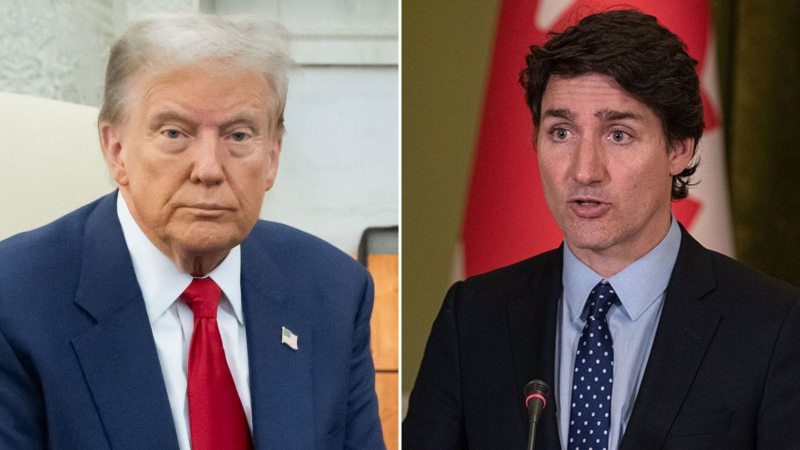
#> input picture server/tests/20241129-trump-trudeau.jpg, 1600 x 900 px (shown at 1/2 size); its folder holds only this picture in this run
$ python -i utils.py   (imports and definitions only)
#> lines starting #> are read from the running program, lines starting #| are printed output that depends on the picture
import cv2
import json
import numpy as np
import base64
import pywt
import joblib

# Globals
__label_name_to_num = {}
__label_num_to_name = {}
__model = None

# Load our model and label dict
def load_artifacts():
    global __label_name_to_num
    global __label_num_to_name
    global __model

    with open('./artifacts/class_dict.json', 'r') as f:
        __label_name_to_num = json.load(f)
        __label_num_to_name = {val:key for key, val in __label_name_to_num.items()}

    if __model is None:
        with open('./artifacts/model.pkl', 'rb') as f:
            __model = joblib.load(f)

# get important features from the image
def wav_transform(image, mode='haar', level=1):
    im_array = image

    im_array = cv2.cvtColor(im_array, cv2.COLOR_BGR2GRAY)
    im_array = np.float32(im_array)
    im_array /= 255

    # get coefficients
    coeffs = pywt.wavedec2(im_array, mode, level=level)

    coeffs_h = list(coeffs)
    coeffs_h[0] *= 0

    # construct
    im_array_h = pywt.waverec2(coeffs_h, mode)
    im_array_h *= 255
    im_array_h = np.uint8(im_array_h)

    return im_array_h

# get the decoded version of the image
def get_cv2_img_from_b64(img_b64):
    encoded = img_b64.split(',')[1]
    np_arr = np.frombuffer(base64.b64decode(encoded), np.uint8)
    img = cv2.imdecode(np_arr, cv2.IMREAD_COLOR)
    return img

# get the cropper image if possible
def get_cropped_img(img_b64, img_path):
    face_cascade = cv2.CascadeClassifier('./cascades/haarcascade_frontalface_default.xml')
    eye_cascade = cv2.CascadeClassifier('./cascades/haarcascade_eye.xml')

    # check if a file path or a base 64 encoded text was given
    if img_path:
        img = cv2.imread(img_path)
    else:
        img = get_cv2_img_from_b64(img_b64)

    # detect the faces
    gray = cv2.cvtColor(img, cv2.COLOR_BGR2GRAY)
    faces = face_cascade.detectMultiScale(gray, 1.3, 5)

    cropped = []

    # Add the face to the cropped list if both eyes are visible
    for x, y, w, h in faces:
        face_img = cv2.rectangle(img, (x, y), (x + w, y + h), (255, 0, 0,), 2)
        roi_gray = gray[y:y + h, x:x + w]
        roi_color = face_img[y:y + h, x:x + w]
        eyes = eye_cascade.detectMultiScale(roi_gray)

        if len(eyes) >= 2:
            cropped.append(roi_color)

    return cropped

# classify the image
def classify_image(img_b64, img_path=None):
    imgs = get_cropped_img(img_b64, img_path)
    res = []

    # loop through all cropped faces
    for img in imgs:
        img_har = wav_transform(img, 'db1', 5)

        # Resize the raw image and haar feature image
        raw_img_scaled = cv2.resize(img, (32, 32))
        img_har_scaled = cv2.resize(img_har, (32, 32))

        # stack the 2 images on top of one another
        combined_img = np.vstack((raw_img_scaled.reshape(32 * 32 * 3, 1), img_har_scaled.reshape(32 * 32, 1)))
        combined_img = combined_img.reshape(1, 4096).astype(float)

        # Add models predictions to list
        res.append({
            'label': __label_num_to_name[__model.predict(combined_img)[0]],
            'label_probability': np.round(__model.predict_proba(combined_img) * 100, 2).tolist()[0],
            'label_dict': __label_name_to_num
        })

    return res

>>> import cv2
>>> picture = cv2.imread('tests/20241129-trump-trudeau.jpg', cv2.IMREAD_GRAYSCALE)
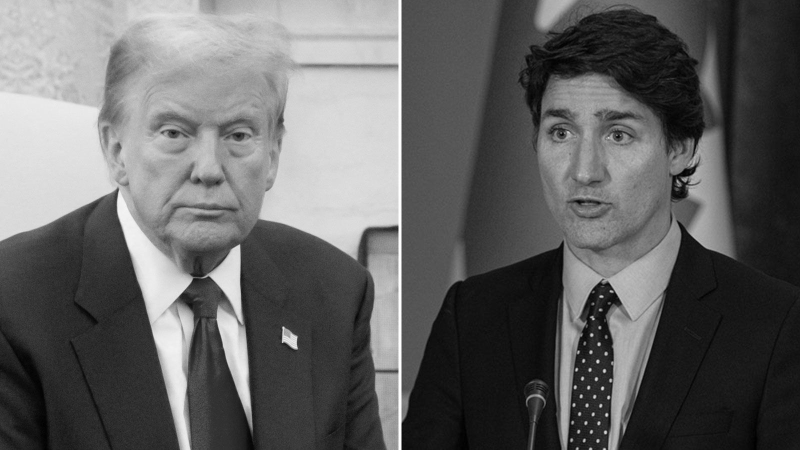
#> picture: shape (900, 1600) (shown at 1/2 size); min 0, max 255, mean 98.7
#> (the run stopped early here; a loop or call above may not have finished)

$ run again, on server/tests/240_F_484873483_hg1ofIdXbMha5lKEDG3hJBrwKh1oikTq.jpg
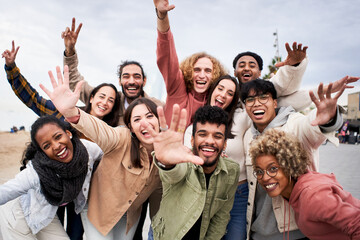
#> input picture server/tests/240_F_484873483_hg1ofIdXbMha5lKEDG3hJBrwKh1oikTq.jpg, 360 x 240 px
#> `picture = cv2.imread('tests/20241129-trump-trudeau.jpg', cv2.IMREAD_GR..`:
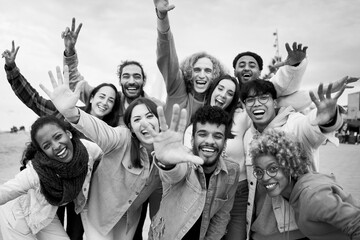
#> picture: shape (240, 360); min 0, max 255, mean 154.3

$ run again, on server/tests/trudeau_test.jpg
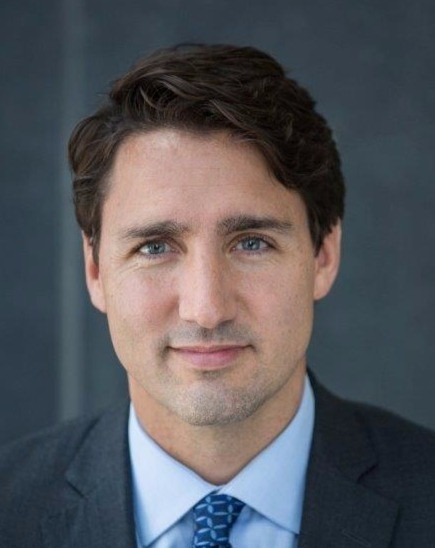
#> input picture server/tests/trudeau_test.jpg, 435 x 548 px
#> `picture = cv2.imread('tests/20241129-trump-trudeau.jpg', cv2.IMREAD_GR..`:
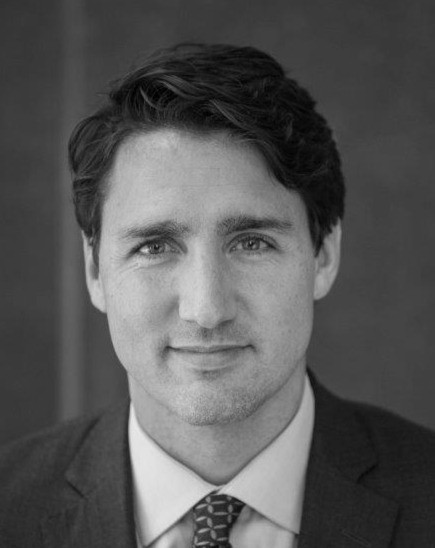
#> picture: shape (548, 435); min 0, max 233, mean 86.8

$ run again, on server/tests/trump_test.jpg
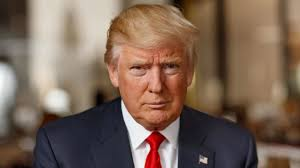
#> input picture server/tests/trump_test.jpg, 300 x 168 px
#> `picture = cv2.imread('tests/20241129-trump-trudeau.jpg', cv2.IMREAD_GR..`:
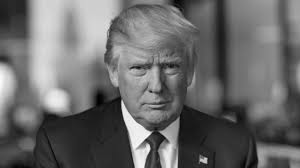
#> picture: shape (168, 300); min 0, max 255, mean 105.9
